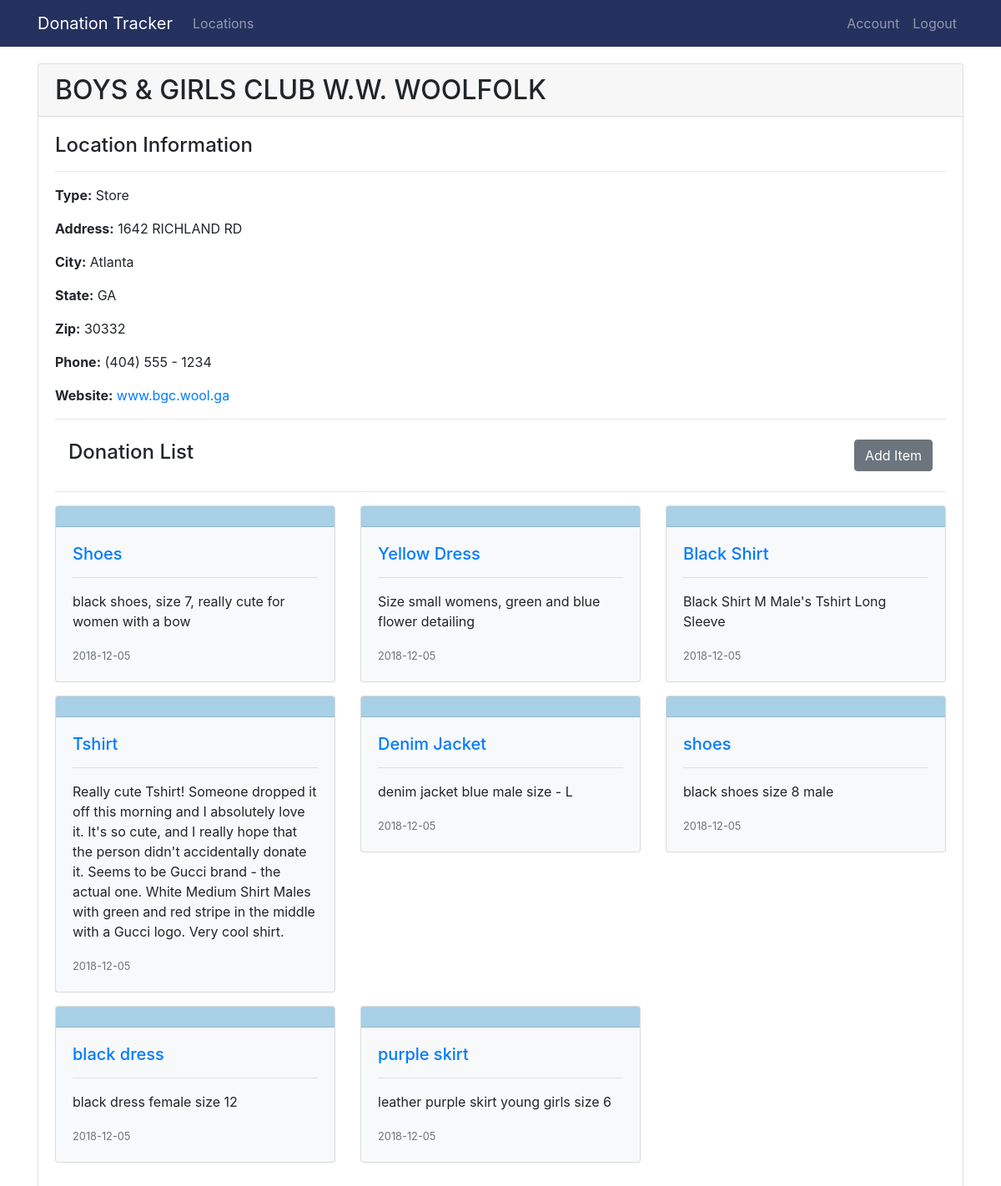
Page /location/2 (signed in) on the committed database.
### donationTracker/models.py (models this page shows, shortened)
class Location(db.Model):
    id = db.Column(db.Integer, primary_key=True)
    name = db.Column(db.String(100), nullable=False)
    lat = db.Column(db.String(20), nullable=False)
    long = db.Column(db.String(20), nullable=False)
    address = db.Column(db.String(100), unique=True, nullable=False)
    city = db.Column(db.String(100), nullable=False)
    state = db.Column(db.String(2), nullable=False)
    zip = db.Column(db.String(11), nullable=False)
    type = db.Column(db.String(30), nullable=False)
    phone = db.Column(db.String(20), unique=True, nullable=False)
    website = db.Column(db.String(100), nullable=False)
    items = db.relationship('Item', backref='location', lazy=True)

class Item(db.Model):
    id = db.Column(db.Integer, primary_key=True)
    name = db.Column(db.String(100), nullable=False)
    date_time = db.Column(db.DateTime, nullable=False, default=datetime.utcnow)
    description = db.Column(db.Text, nullable=False)
    location_id = db.Column(db.Integer, db.ForeignKey('location.id'), nullable=False)

### donationTracker/routes.py (the view)
@app.route('/location/<int:location_id>')
@login_required
def location(location_id):
    location = Location.query.get_or_404(location_id)
    items = Item.query.filter_by(location_id=location.id).all()
    return render_template('location.html', title=location.name, location=location, items=items)

### donationTracker/models.py (called while the page is built)
@login_manager.user_loader
def load_user(user_id):
    return User.query.get(int(user_id))

### donationTracker/templates/location.html
{% extends "layout.html" %}
{% block content %}
<div class="card">
  <h2 class="card-header">{{ location.name }}</h2>
  <div class="card-body">
    <h4>Location Information</h4>
    <hr>
    <p><strong>Type:</strong> {{ location.type }}</p>
    <p><strong>Address:</strong> {{ location.address }}</p>
    <p><strong>City:</strong> {{ location.city }}</p>
    <p><strong>State:</strong> {{ location.state }}</p>
    <p><strong>Zip:</strong> {{ location.zip }}</p>
    <p><strong>Phone:</strong> {{ location.phone }}</p>
    <p><strong>Website:</strong><a href="#"> {{ location.website }}</a>
    <hr>
    <nav class="navbar navbar-light bg-white">
        <h4>Donation List</h4>
        <form class="form-inline">
        {% if current_user.user_type == 'location_employee'%}
            <a class="btn btn-secondary" href="{{ url_for('add_item', location_id=location.id)}}">Add Item</a>
        {% endif %}
        </form>
    </nav>
    <hr>
    <div class="row">
    {% for item in items %}
        <div class="col-sm-4 mb-3">
            <div class="card bg-light">
              <div class="card-header" style="background-color: #a8d0e6"></div>
              <div class="card-body">
                <h5><a href="{{ url_for('item', item_id=item.id) }}">{{ item.name }}</a></h5>
                <hr>
                <p class="card-text">{{ item.description }}</p>
                <p class="card-text"><small class="text-muted">{{ item.date_time.strftime('%Y-%m-%d') }}</small></p>
              </div>
            </div>
        </div>
    {% endfor %}
    </div>
  </div>
</div>
{% endblock content %}

### rows in the picture
Location: name "BOYS & GIRLS CLUB W.W. WOOLFOLK", type "Store", address "1642 RICHLAND RD", city "Atlanta", state "GA", zip "30332", phone "(404) 555 - 1234", website "www.bgc.wool.ga"
Item: name "Shoes", description "black shoes, size 7, really cute for women with a bow", date_time "2018-12-05"
Item: name "Yellow Dress", description "Size small womens, green and blue flower detailing", date_time "2018-12-05"
Item: name "Black Shirt", description "Black Shirt M Male's Tshirt Long Sleeve", date_time "2018-12-05"
Item: name "Tshirt", description "Really cute Tshirt! Someone dropped it off this morning and I absolutely love it. It's so cute, and I really hope that the person didn't accidentally donate it. Seems to be Gucci brand - the actual one. White Medium Shirt Males with green and red stripe in the middle with a Gucci logo. Very cool shirt.", date_time "2018-12-05"
Item: name "Denim Jacket", description "denim jacket blue male size - L", date_time "2018-12-05"
Item: name "shoes", description "black shoes size 8 male", date_time "2018-12-05"
Item: name "black dress", description "black dress female size 12", date_time "2018-12-05"
Item: name "purple skirt", description "leather purple skirt young girls size 6", date_time "2018-12-05"
